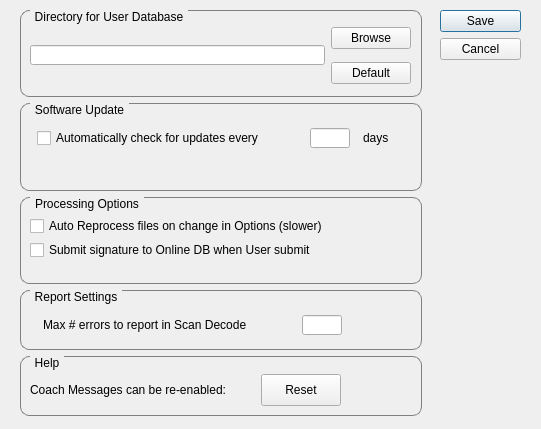
<?xml version="1.0" encoding="UTF-8"?>
<ui version="4.0">
 <class>SnoopConfigDialog</class>
 <widget class="QDialog" name="SnoopConfigDialog">
  <property name="geometry">
   <rect>
    <x>0</x>
    <y>0</y>
    <width>541</width>
    <height>429</height>
   </rect>
  </property>
  <property name="windowTitle">
   <string>JPEGsnoop Confguration</string>
  </property>
  <property name="modal">
   <bool>true</bool>
  </property>
  <widget class="QDialogButtonBox" name="buttonBox">
   <property name="geometry">
    <rect>
     <x>440</x>
     <y>10</y>
     <width>81</width>
     <height>71</height>
    </rect>
   </property>
   <property name="orientation">
    <enum>Qt::Vertical</enum>
   </property>
   <property name="standardButtons">
    <set>QDialogButtonBox::Cancel|QDialogButtonBox::Save</set>
   </property>
  </widget>
  <widget class="QWidget" name="layoutWidget">
   <property name="geometry">
    <rect>
     <x>20</x>
     <y>10</y>
     <width>402</width>
     <height>406</height>
    </rect>
   </property>
   <layout class="QVBoxLayout" name="verticalLayout_3">
    <item>
     <widget class="QGroupBox" name="groupBox">
      <property name="minimumSize">
       <size>
        <width>400</width>
        <height>80</height>
       </size>
      </property>
      <property name="styleSheet">
       <string notr="true">QGroupBox {
    border: 1px solid gray;
    border-radius: 9px;
    margin-top: 0.5em;
}

QGroupBox::title {
    subcontrol-origin: margin;
    left: 10px;
    padding: 0 3px 0 3px;
}</string>
      </property>
      <property name="title">
       <string>Directory for User Database</string>
      </property>
      <property name="flat">
       <bool>true</bool>
      </property>
      <widget class="QWidget" name="layoutWidget">
       <property name="geometry">
        <rect>
         <x>10</x>
         <y>10</y>
         <width>381</width>
         <height>71</height>
        </rect>
       </property>
       <layout class="QHBoxLayout" name="horizontalLayout_2">
        <item>
         <widget class="QLineEdit" name="leDbPath">
          <property name="maximumSize">
           <size>
            <width>320</width>
            <height>20</height>
           </size>
          </property>
         </widget>
        </item>
        <item>
         <layout class="QVBoxLayout" name="verticalLayout">
          <item>
           <widget class="QPushButton" name="btnBrowse">
            <property name="text">
             <string>Browse</string>
            </property>
           </widget>
          </item>
          <item>
           <widget class="QPushButton" name="btnDefault">
            <property name="text">
             <string>Default</string>
            </property>
           </widget>
          </item>
         </layout>
        </item>
       </layout>
      </widget>
     </widget>
    </item>
    <item>
     <widget class="QGroupBox" name="groupBox_2">
      <property name="minimumSize">
       <size>
        <width>400</width>
        <height>60</height>
       </size>
      </property>
      <property name="styleSheet">
       <string notr="true">QGroupBox {
    border: 1px solid gray;
    border-radius: 9px;
    margin-top: 0.5em;
}

QGroupBox::title {
    subcontrol-origin: margin;
    left: 10px;
    padding: 0 3px 0 3px;
}</string>
      </property>
      <property name="title">
       <string>Software Update</string>
      </property>
      <property name="flat">
       <bool>true</bool>
      </property>
      <widget class="QWidget" name="layoutWidget">
       <property name="geometry">
        <rect>
         <x>10</x>
         <y>20</y>
         <width>381</width>
         <height>31</height>
        </rect>
       </property>
       <layout class="QHBoxLayout" name="horizontalLayout">
        <item>
         <widget class="QCheckBox" name="cbAutoUpdate">
          <property name="maximumSize">
           <size>
            <width>260</width>
            <height>20</height>
           </size>
          </property>
          <property name="text">
           <string>Automatically check for updates every </string>
          </property>
         </widget>
        </item>
        <item>
         <widget class="QLineEdit" name="leUpdateDays">
          <property name="maximumSize">
           <size>
            <width>40</width>
            <height>20</height>
           </size>
          </property>
         </widget>
        </item>
        <item>
         <widget class="QLabel" name="label_2">
          <property name="maximumSize">
           <size>
            <width>40</width>
            <height>20</height>
           </size>
          </property>
          <property name="text">
           <string>days</string>
          </property>
         </widget>
        </item>
       </layout>
      </widget>
     </widget>
    </item>
    <item>
     <widget class="QGroupBox" name="groupBox_3">
      <property name="minimumSize">
       <size>
        <width>400</width>
        <height>80</height>
       </size>
      </property>
      <property name="styleSheet">
       <string notr="true">QGroupBox {
    border: 1px solid gray;
    border-radius: 9px;
    margin-top: 0.5em;
}

QGroupBox::title {
    subcontrol-origin: margin;
    left: 10px;
    padding: 0 3px 0 3px;
}</string>
      </property>
      <property name="title">
       <string>Processing Options</string>
      </property>
      <property name="flat">
       <bool>true</bool>
      </property>
      <widget class="QWidget" name="layoutWidget">
       <property name="geometry">
        <rect>
         <x>10</x>
         <y>20</y>
         <width>335</width>
         <height>42</height>
        </rect>
       </property>
       <layout class="QVBoxLayout" name="verticalLayout_2">
        <item>
         <widget class="QCheckBox" name="cbAutoReprocess">
          <property name="text">
           <string>Auto Reprocess files on change in Options (slower)</string>
          </property>
         </widget>
        </item>
        <item>
         <widget class="QCheckBox" name="cbOblineDb">
          <property name="text">
           <string>Submit signature to Online DB when User submit</string>
          </property>
         </widget>
        </item>
       </layout>
      </widget>
     </widget>
    </item>
    <item>
     <widget class="QGroupBox" name="groupBox_4">
      <property name="minimumSize">
       <size>
        <width>400</width>
        <height>60</height>
       </size>
      </property>
      <property name="maximumSize">
       <size>
        <width>16777215</width>
        <height>60</height>
       </size>
      </property>
      <property name="styleSheet">
       <string notr="true">QGroupBox {
    border: 1px solid gray;
    border-radius: 9px;
    margin-top: 0.5em;
}

QGroupBox::title {
    subcontrol-origin: margin;
    left: 10px;
    padding: 0 3px 0 3px;
}</string>
      </property>
      <property name="title">
       <string>Report Settings</string>
      </property>
      <property name="flat">
       <bool>true</bool>
      </property>
      <widget class="QWidget" name="layoutWidget">
       <property name="geometry">
        <rect>
         <x>10</x>
         <y>20</y>
         <width>325</width>
         <height>31</height>
        </rect>
       </property>
       <layout class="QHBoxLayout" name="horizontalLayout_3">
        <item>
         <widget class="QLabel" name="label">
          <property name="minimumSize">
           <size>
            <width>240</width>
            <height>20</height>
           </size>
          </property>
          <property name="maximumSize">
           <size>
            <width>240</width>
            <height>20</height>
           </size>
          </property>
          <property name="text">
           <string>Max # errors to report in Scan Decode</string>
          </property>
         </widget>
        </item>
        <item>
         <widget class="QLineEdit" name="leMaxErrors">
          <property name="maximumSize">
           <size>
            <width>40</width>
            <height>20</height>
           </size>
          </property>
         </widget>
        </item>
       </layout>
      </widget>
     </widget>
    </item>
    <item>
     <widget class="QGroupBox" name="groupBox_5">
      <property name="minimumSize">
       <size>
        <width>400</width>
        <height>60</height>
       </size>
      </property>
      <property name="maximumSize">
       <size>
        <width>16777215</width>
        <height>60</height>
       </size>
      </property>
      <property name="styleSheet">
       <string notr="true">QGroupBox {
    border: 1px solid gray;
    border-radius: 9px;
    margin-top: 0.5em;
}

QGroupBox::title {
    subcontrol-origin: margin;
    left: 10px;
    padding: 0 3px 0 3px;
}</string>
      </property>
      <property name="title">
       <string>Help</string>
      </property>
      <property name="flat">
       <bool>true</bool>
      </property>
      <widget class="QWidget" name="layoutWidget">
       <property name="geometry">
        <rect>
         <x>10</x>
         <y>10</y>
         <width>311</width>
         <height>48</height>
        </rect>
       </property>
       <layout class="QHBoxLayout" name="horizontalLayout_4">
        <property name="topMargin">
         <number>0</number>
        </property>
        <item>
         <widget class="QLabel" name="label_3">
          <property name="maximumSize">
           <size>
            <width>230</width>
            <height>20</height>
           </size>
          </property>
          <property name="text">
           <string>Coach Messages can be re-enabled:</string>
          </property>
         </widget>
        </item>
        <item>
         <widget class="QPushButton" name="btnReset">
          <property name="minimumSize">
           <size>
            <width>80</width>
            <height>32</height>
           </size>
          </property>
          <property name="maximumSize">
           <size>
            <width>80</width>
            <height>32</height>
           </size>
          </property>
          <property name="text">
           <string>Reset</string>
          </property>
         </widget>
        </item>
       </layout>
      </widget>
     </widget>
    </item>
   </layout>
  </widget>
 </widget>
 <resources/>
 <connections/>
</ui>
